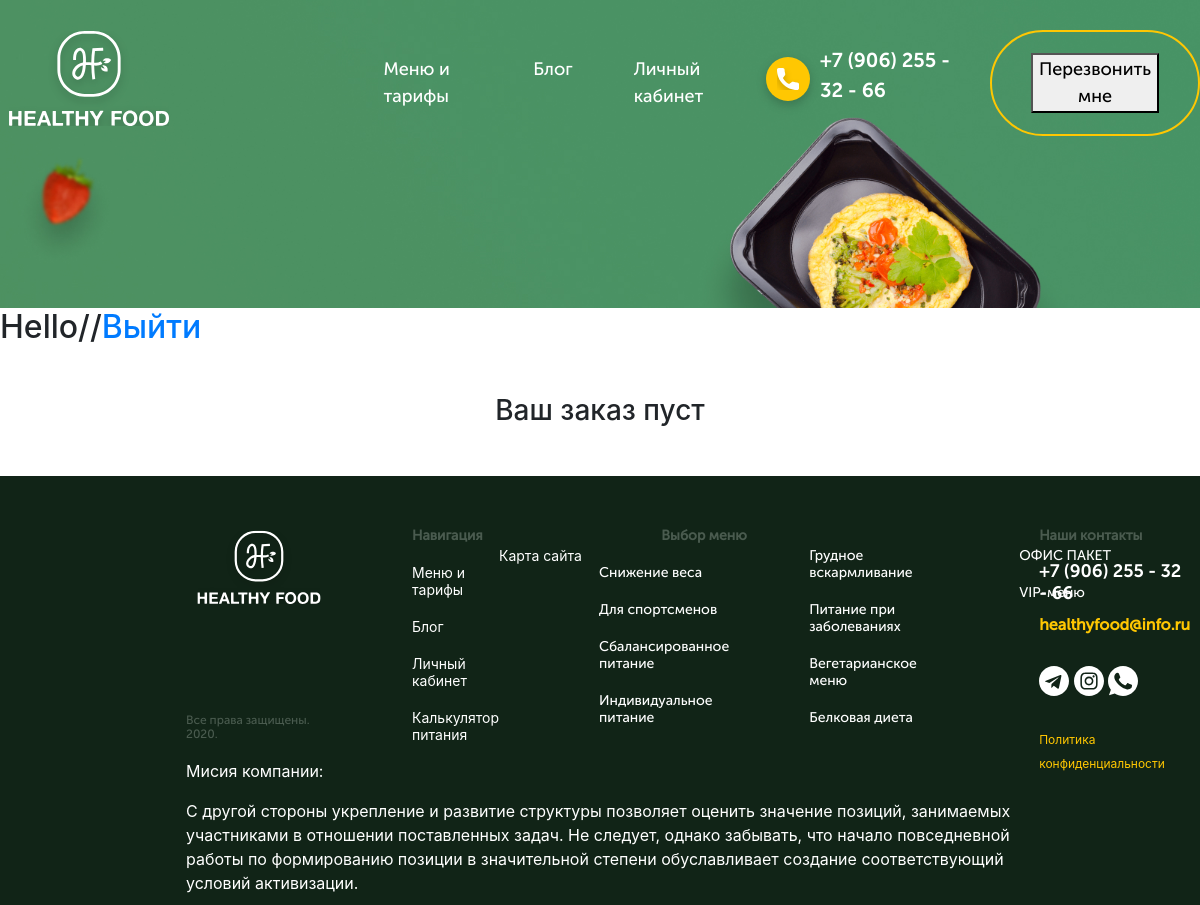
The page /personal-account/ (signed in) on the database as committed earlier.
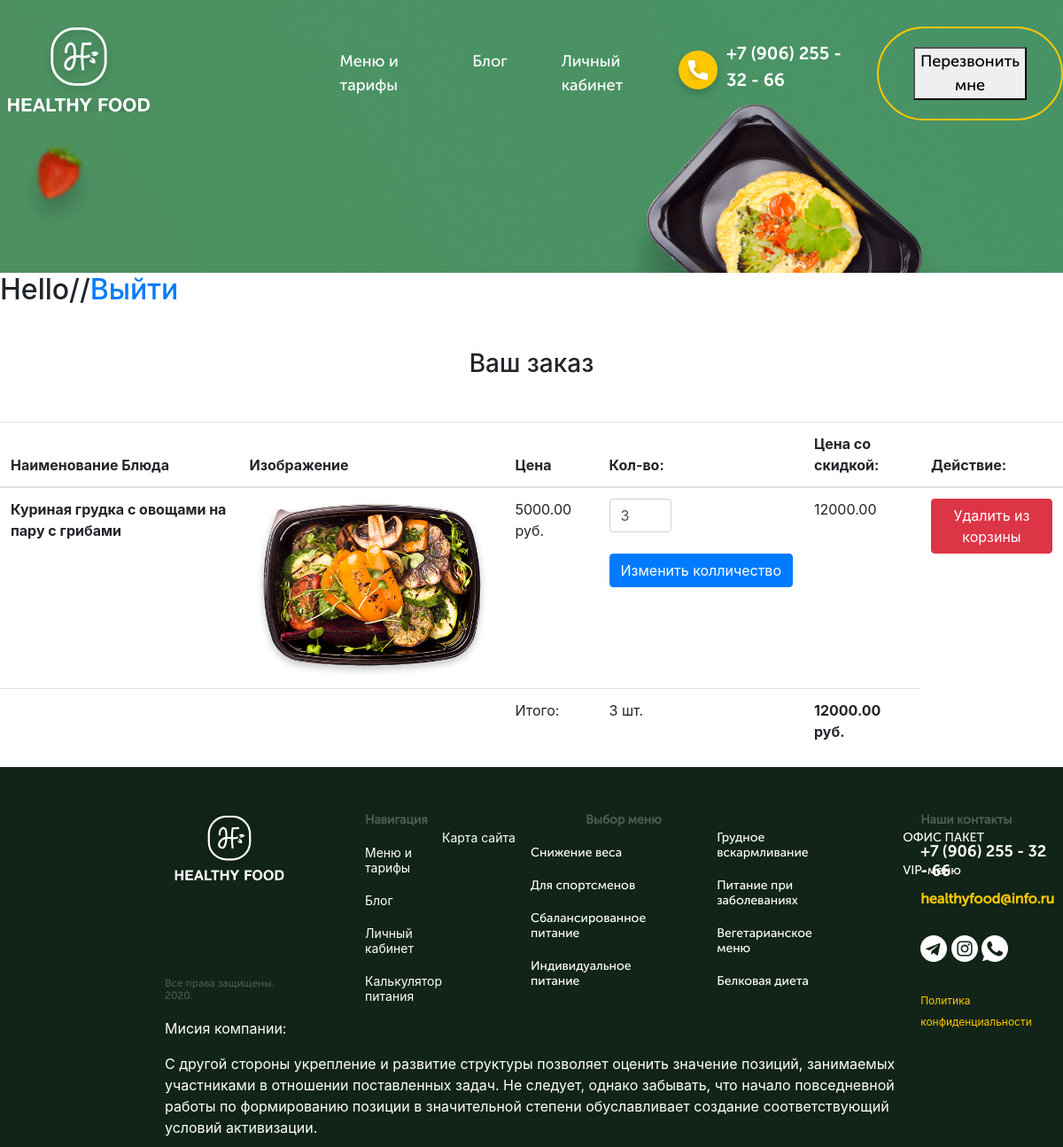
The same page on the database as committed later.
### healthyfood/apps/main_page/models.py (models this page shows, shortened)
class Order(models.Model):
    customer = models.ForeignKey(Customer, verbose_name=("Заказчик"), on_delete=models.CASCADE)
    product = models.ForeignKey(Food, verbose_name=("Имя продукта"), on_delete=models.CASCADE)
    count = models.PositiveIntegerField(default=1)
    final_price = models.DecimalField(("Итоговая цена товара"), max_digits=9, decimal_places=2)
    class Meta:
        verbose_name = ("Заказ")
        verbose_name_plural = ("Заказы")

class Food(models.Model):
    class Meta:
        verbose_name = ("Блюдо ")
        verbose_name_plural = ("Блюда")
    name = models.CharField(("Название блюда"), max_length=100)
    menu_discription = models.CharField(("Описание блюда"), max_length=500)
    big_img = models.ImageField(("Картинка большого слайда"), upload_to='img', height_field=None, width_field=None, max_length=None)
    small_img = models.ImageField(("Картинка маленького слайда"), upload_to='img', height_field=None, width_field=None, max_length=None)
    kkal = models.CharField(("Колличество калорий"), max_length=20)
    gramm = models.CharField(("Колличество грамм"), max_length=20)
    price = models.DecimalField(("Цена блюда"), max_digits=9, decimal_places=2)
    discount = models.DecimalField(("Цена со скидкой, если есть"),  max_digits=9, decimal_places=2, null=0, blank = True)
    days_list = models.ManyToManyField(Days, verbose_name = "Дни недели", related_name='days')

class Cart(models.Model):
    owner = models.ForeignKey(Customer, verbose_name=("Заказчик"), on_delete=models.CASCADE, null=True, blank=True)
    products = models.ManyToManyField(Order , verbose_name=("Заказанные блюда"), blank = True)
    total_products = models.PositiveIntegerField(("Колличество блюд"), default=0)
    final_price = models.DecimalField(("Общая цена заказа"), max_digits=9, decimal_places=2, default=0)
    in_order = models.BooleanField(default = False)
    for_anonymous_user = models.BooleanField(default = False)
    class Meta:
        verbose_name = ("Корзина")
        verbose_name_plural = ("Корзины покупателей")

### healthyfood/apps/main_page/views.py (the view)
# urls.py: path('personal-account/', views.Account.as_view(), name='account'),
class Account(CartMixin, View):
    def get(self, request, *args, **kwargs):
        customer = Customer.objects.filter(user = request.user)
        return render(request, 'main_page/personal-account.html', {
            'customer': customer,
            'cart' : self.cart,
        })

### healthyfood/apps/main_page/mixins.py (called while the page is built)
    def dispatch(self, request, *args, **kwargs):
        if request.user.is_authenticated:
            customer = Customer.objects.filter(user=request.user).first()
            if not customer:
                customer = Customer.objects.create(
                    user = request.user
                )
            cart = Cart.objects.filter(owner=customer, in_order=False).first()
            if not cart:
                cart = Cart.objects.create(owner=customer)
        else:
            cart=Cart.objects.filter(for_anonymous_user=True).first()
            if not cart:
                cart = Cart.objects.create(for_anonymous_user=True)
        self.cart = cart
        return super().dispatch(request, *args, **kwargs)

### healthyfood/templates/main_page/personal-account.html (shortened to what this page needs)
{% extends "main_page/page.html" %}
{% block bootstrap %}
    <link rel="stylesheet" href="https://stackpath.bootstrapcdn.com/bootstrap/4.5.0/css/bootstrap.min.css">
{% endblock bootstrap %}
{% block content %}
    {% if user.is_authenticated %}
        <h2>{{user.username}}//<a href="{% url 'logout' %}">Выйти</a></h2>
    {% else %}
    <h2>
        <a href="{% url 'login' %} ">Войти</a>/
        <a href="{% url 'signup' %} ">Зарегестрироваться</a>
    </h2>
    {% endif %}
    <h3 class="text-center mt-5 mb-5">Ваш заказ {% if not cart.products.count %}пуст{% endif %}</h3>
    {% if cart.products.count %}
    <table class="table">
        <thead>
          <tr>
            <th scope="col">Наименование Блюда</th>
            <th scope="col">Изображение</th>
            <th scope="col">Цена</th>
            <th scope="col">Кол-во: </th>
            <th scope="col">Цена со скидкой: </th>
            <th scope="col">Действие: </th>
          </tr>
        </thead>
        <tbody>
            {% for item in cart.products.all  %}
            <tr>
                <th scope="row">{{item.product.name}}</th>
                <td class="w-25"><img src="{{item.product.big_img.url}}" class="img-fluid" alt=""></td>
                    <td>{{ item.product.price }} руб.</td>
                <td>
                    <form action="{% url 'change_count' food_name=item.product.name %}" method="POST">
                        <input type="number" class="form-control" name='count' value="{{item.count}}" style='width: 70px;' min='1'>
                        <br>
                        <input type="submit" class="btn btn-primary" value="Изменить колличество">
                    </form>
                </td>
                <td> {{item.final_price}} </td>
                <td> <a href=" {% url 'delete-from-cart' food_name=item.product.name %} "><button class="btn btn-danger">Удалить из корзины </button></a> </td>
            </tr>
            {% endfor %}
            <tr>
                <td colspan="2"></td>
                <td>Итого:</td>
                <td>{{ cart.total_products }} шт.</td>
                <td><strong>{{ cart.final_price }} руб.</strong></td>
            </tr>
        </tbody>
      </table>
    {% endif %}
{% endblock content %}

### healthyfood/templates/main_page/page.html (shortened to what this page needs)
{% extends "base.html" %}
{% load static %}
{% block headerslider %}
<div class="container">
</div>
{% endblock headerslider %}

### healthyfood/templates/base.html (shortened to what this page needs)
{% load static %}
<!DOCTYPE html>
<html lang="en">
<head>
    {% block bootstrap %}
    {% endblock bootstrap %}
    <link rel="stylesheet" href="{% static '/style/css/style.css' %}">
    <link rel="stylesheet" href="{% static '/style/css/slick.css' %}">
</head>
<body>
    <header class="header">
         <nav class="header__navigate">
             <div class="header__navigate__block menu-burger">
                <div class="header__navigate__box header__navigate__logo">
                    <img src="{% static '/images/logo.svg' %}" alt="Healthy Food">
                </div>
            </div>
             <div class="header__navigate__menuburger">
                <div class="header__navigate__block">
                    <div class="header__navigate__box header__navigate__button">
                        <a class="header__navigate__box__name" href="{% url 'headers' %}">Меню и тарифы</a>
                       </div>
                    <div class="header__navigate__box header__navigate__button">
                        <a class="header__navigate__box__name" href="">Блог</a>
                   </div>
                    <div class="header__navigate__box header__navigate__button">
                        <a class="header__navigate__box__name" href=" {% if user.is_authenticated %}
                        {% url 'account' %}
                        {% else %}
                            {% url 'login' %}
                        {% endif %} ">Личный кабинет</a>
                   </div>
                 </div>
                <div class="header__navigate__block">
                    <div class="header__navigate__box header__navigate__phone">
                        <img src="{% static '/images/phone-ico.svg' %}" alt="">
                        <p>+7 (906) 255 - 32 - 66</p>
                    </div>
                    <div class="header__navigate__box header__navigate__call">
                        <a href=""></a><button>Перезвонить мне</button></a>
                   </div>
                </div>
            </nav>
         {% block headerslider %}
         {% endblock headerslider %}
     </header>
     {% block content %}
     {% endblock content %}
    <footer class="footer">
        <div class="footer__block">
            <div class="footer__block__item logo">
                <img src="{% static '/images/logo.svg' %}" alt="" class="logo">
                <p class="direct">Все права защищены. 2020. </p>
            </div>
            <div class="footer__block__item nav">
                <p class="nav__header">Навигация</p>
                <a href="" class="nav__item">Меню и тарифы</a>
                <a href="" class="nav__item">Блог</a>
                <a href="" class="nav__item">Личный кабинет</a>
                <a href="" class="nav__item">Калькулятор питания</a>
                <a href="" class="nav__item">Карта сайта</a>
            </div>
            <div class="footer__block__item menu">
                <p class="menu__header">Выбор меню</p>
                <a href="{% url 'menu' 'HEALTHY800' %}" class="menu__item">Снижение веса </a>
                <a href="{% url 'menu' 'PERFECTFITMEDIUM' %}" class="menu__item">Для спортсменов</a>
                <a href="{% url 'menu' 'BALANCEDWOMAN' %}" class="menu__item">Сбалансированное питание</a>
                <a href="{% url 'menu' 'BALANCEDMAN' %}" class="menu__item">Индивидуальное питание</a>
                <a href="{% url 'menu' 'BREASTEAT' %}" class="menu__item">Грудное вскармливание</a>
                <a href="{% url 'menu' 'ILLFOOD' %}" class="menu__item">Питание при заболеваниях</a>
                <a href="{% url 'menu' 'VGETERIAN' %}" class="menu__item">Вегетарианское меню</a>
                <a href="{% url 'menu' 'PERFECTFITSTRONGMEN' %}" class="menu__item">Белковая диета</a>
                <a href="{% url 'menu' 'OFFICEPACK' %}" class="menu__item">ОФИС ПАКЕТ</a>
                <a href="#" class="menu__item">VIP-меню</a>
            </div>
            <div class="footer__block__item contacts">
                <p class="contacts__header">Наши контакты</p>
                <a href="" class="contacts__phone">+7 (906) 255 - 32 - 66</a>
                <a href="" class="contacts__mail">healthyfood@info.ru</a>
                <div class="contacts__social">
                    <a href=""><img src="{% static '/images/telegram.svg'%}" alt=""></a>
                    <a href=""><img src="{% static 'images/instagram.svg' %}" alt=""></a>
                    <a href=""><img src="{% static 'images/whatsapp.svg' %}" alt=""></a>
                </div>
                <a href="" class="contacts__politic">Политика конфиденциальности</a>
            </div>
        </div>
        <div class="footer__block">
            <div class="footer__block__item mission">
                <p class="mission__header">Мисия компании:</p>
                <p class="mission__text">С другой стороны укрепление и развитие структуры позволяет оценить значение позиций, занимаемых участниками в отношении поставленных задач. Не следует, однако забывать, что начало повседневной работы по формированию позиции в значительной степени обуславливает создание соответствующий условий активизации.</p>
            </div>
        </div>
    </footer>
</body>
</html>

### healthyfood/apps/main_page/static/style/css/style.css (style rules this page uses)
a { text-decoration: none; }
body { margin: 0; }
.container { padding: 0px 50px; padding-bottom: 169px; }
.header { position: relative; z-index: 10; background: url("../../images/header_bg.jpg"); background-position: 0 0; background-repeat: no-repeat; background-size: cover; }
.header__navigate { font-family: 'Museo Sans Cyrl 500'; display: -webkit-box; display: -ms-flexbox; display: flex; -webkit-box-align: center; -ms-flex-align: center; align-items: center; padding-top: 26px; }
.header__navigate__menuburger { display: -webkit-box; display: -ms-flexbox; display: flex; -webkit-box-align: center; -ms-flex-align: center; align-items: center; }
.header__navigate__block { display: -webkit-box; display: -ms-flexbox; display: flex; }
.header__navigate a { color: #ffffff; }
.header__navigate__box { color: #ffffff; font-size: 18px; }
.header__navigate__phone { display: -webkit-box; display: -ms-flexbox; display: flex; -webkit-box-align: center; -ms-flex-align: center; align-items: center; margin-right: 37px; font-family: 'Museo Sans Cyrl 700'; font-size: 20px; }
.header__navigate__logo { -ms-flex-item-align: start; align-self: flex-start; margin-right: 175px; }
.header__navigate__button { margin: 0px 30.5px; }
.header__navigate__call { border: 2px solid #FFC702; border-radius: 53px; padding: 21px 39px; }
.menu { margin: 0px 150px; margin-bottom: 30px; }
.menu h2, .menu p { text-align: center; }
.menu__header { font-family: 'Museo Sans Cyrl 700'; margin: 0 auto; font-size: 32px; }
.footer { padding: 51px 186px 36px; background: #112417; }
.footer a { text-decoration: none; }
.footer__block { display: -webkit-box; display: -ms-flexbox; display: flex; }
.footer__block:nth-child(1) { height: 232px; }
.footer__block:nth-child(2) { height: 110px; }
.footer__block__item .menu__header, .footer__block__item .nav__header, .footer__block__item .contacts__header { color: #4A5B4F; font-size: 14px; line-height: 17px; font-family: 'Museo Sans Cyrl 500'; font-weight: 600; }
.footer__block__item .menu__item, .footer__block__item .nav__item, .footer__block__item .contacts__item { font-size: 14px; line-height: 17px; color: #ffffff; }
.footer__block__item.logo .logo { display: block; width: 146px; height: 87px; }
.footer__block__item.logo p { color: #4A5B4F; font-size: 12px; line-height: 14px; font-family: 'Museo Sans Cyrl 500'; margin-top: 99px; }
.footer__block__item.mission { color: #ffffff !important; }
.footer__block__item.menu { display: -webkit-box; display: -ms-flexbox; display: flex; -webkit-box-orient: vertical; -webkit-box-direction: normal; -ms-flex-direction: column; flex-direction: column; -ms-flex-wrap: wrap; flex-wrap: wrap; -webkit-box-flex: 1; -ms-flex: 1 1 40%; flex: 1 1 40%; margin-left: 100px; }
.footer__block__item.menu .menu__header { text-align: start; }
.footer__block__item.menu .menu__item { margin-top: 20px; font-size: 14px; line-height: 17px; font-family: 'Museo Sans Cyrl 500'; margin-right: 80px; }
.footer__block__item.nav { margin-left: 80px; display: -webkit-box; display: -ms-flexbox; display: flex; -webkit-box-orient: vertical; -webkit-box-direction: normal; -ms-flex-direction: column; flex-direction: column; font-size: 14px; line-height: 17px; -webkit-box-flex: 1; -ms-flex: 1 1 20%; flex: 1 1 20%; }
.footer__block__item.nav .nav__item { margin-top: 20px; }
.footer__block__item.nav .nav__header { margin: 0; }
.footer__block__item.contacts { margin-left: 80px; }
.footer__block__item.contacts .contacts__phone { display: inline-block; color: #ffffff; font-size: 18px; line-height: 22px; font-family: 'Museo Sans Cyrl 700'; margin-bottom: 8px; }
.footer__block__item.contacts .contacts__mail { font-size: 16px; line-height: 19px; color: #FFC702; font-family: 'Museo Sans Cyrl 500'; font-weight: 600; }
.footer__block__item.contacts .contacts__social { margin-top: 30px; margin-bottom: 30px; }
.footer__block__item.contacts .contacts__politic { font-size: 12px; line-height: 14px; color: #FFC702; }

Rows that differ between the two databases and show on the page:
added Order: product.name "Куриная грудка с овощами на пару с грибами", product.big_img (picture), product.price "5000.00", count "3", final_price "12000.00"
now on this page (row edited): Cart: total_products "3", final_price "12000.00"
Other text that changed with them:
text no longer shown: "пуст"
text now shown: "Наименование Блюда Изображение Цена Кол-во: Цена со скидкой: Действие: Итого: шт. руб."
